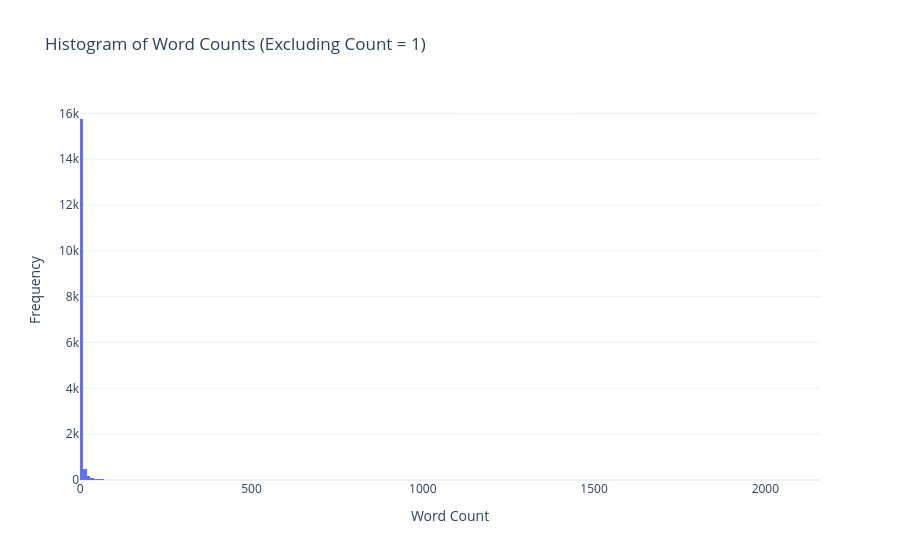

Notebook code cell kept with this figure:
### Code cell
import plotly.express as px

# Filter out words with a count of 1
filtered_word_count_df = word_count_df[word_count_df['count'] > 0]

# Create a histogram using Plotly
fig = px.histogram(filtered_word_count_df, x='count', nbins=300, title='Histogram of Word Counts (Excluding Count = 1)')
fig.update_layout(
    xaxis_title='Word Count',
    yaxis_title='Frequency',
    template='plotly_white'
)
fig.show()

### Figure 1 — Plotly figure (JSON) as saved in the notebook; plotly's stock layout.template omitted (floating-point values rounded to 4 significant figures; data arrays with more than 128 entries replaced by an {"elided": "..."} marker saying what was removed)
{"data": [{"bingroup": "x", "hovertemplate": "count=%{y}<extra></extra>", "legendgroup": "", "marker": {"color": "#636efa", "pattern": {"shape": ""}}, "name": "", "nbinsx": 300, "orientation": "v", "showlegend": false, "type": "histogram", "x": {"elided": "16722 int values"}, "xaxis": "x", "yaxis": "y"}], "layout": {"barmode": "relative", "legend": {"tracegroupgap": 0}, "title": {"text": "Histogram of Word Counts (Excluding Count = 1)"}, "xaxis": {"anchor": "y", "domain": [0, 1], "title": {"text": "Word Count"}}, "yaxis": {"anchor": "x", "domain": [0, 1], "title": {"text": "Frequency"}}}}
